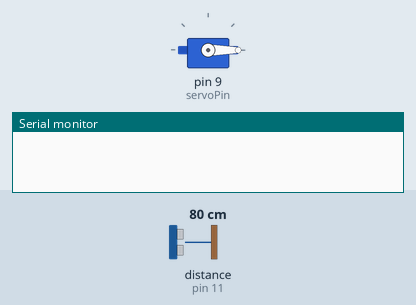
Simulated run of this sketch. Board: Arduino Uno, built with avr-gcc and run on an emulated ATmega328P. Shown: servo, the last lines printed to the serial monitor. Wiring (inferred from the names in the program): ultrasonic range finder: trigger pin 10; echo pin 11. The test bench sets the inputs (shaded band); at power-on: distance to the obstacle (sensor on pin 11) 80 cm. The echo pulse lasts 58.3 µs per cm.

Above: at 0.1 s.
At 2.2 s:
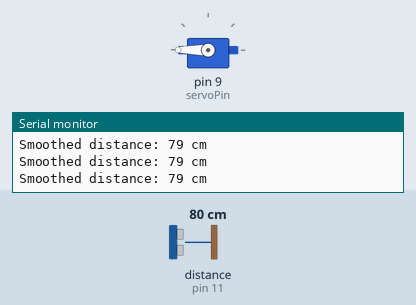
2.3 s: distance to the obstacle (sensor on pin 11) set to 2 cm
5.3 s: distance to the obstacle (sensor on pin 11) set to 35 cm
Timing chart, 0 to 8.3 s (numbered marks = the images above; inputs shaded):
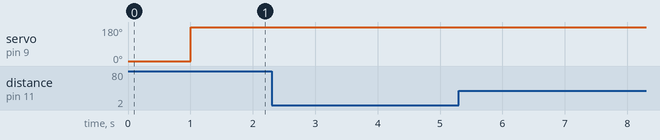

The sketch:

servo_sonar1.ino
```cpp
#include <Servo.h>

// Pin definitions
const int trigPin   = 10;
const int echoPin   = 11;
const int servoPin  = 9;

const int lowThreshold = 100;
const int highThreshold = 200;
const int clawOpen = 0;
const int clawClosed = 180;

bool isOpen;
bool isLocked;

const int windowSize = 5;
int distanceReadings[windowSize] = {0};
int currentIndex = 0;
int totalReadings = 0;

unsigned long lastStateChangeTime = 0;
const unsigned long debounceDelay = 500;

Servo myServo;

void setup() {
  Serial.begin(9600);
  myServo.attach(servoPin);

  pinMode(trigPin, OUTPUT);
  pinMode(echoPin, INPUT);

  myServo.write(clawOpen);
  delay(1000);

  isOpen = true;
  isLocked = false;
}

void loop() {
  unsigned long currentTime = millis();

  int distance = getDistance();

  if (distance > 0) {
  	addReading(distance);
  }

  int smoothedDistance = getAverage();

  Serial.print("Smoothed distance: ");
  Serial.print(smoothedDistance);
  Serial.println(" cm");

  if (!isLocked) {
    if (smoothedDistance > 0 && smoothedDistance <= lowThreshold && isOpen && currentTime - lastStateChangeTime > debounceDelay) {
      myServo.write(clawClosed);
      isOpen = false;
      lastStateChangeTime = currentTime;
      Serial.println("Claw closed");
    } else if (smoothedDistance > 0 && smoothedDistance > highThreshold && !isLocked) {
      isLocked = true;
      lastStateChangeTime = currentTime;
      Serial.println("Claw locked");
    }
  } else {
    if (smoothedDistance > 0 && smoothedDistance <= lowThreshold && !isOpen && currentTime - lastStateChangeTime > debounceDelay) {
      myServo.write(clawOpen);
      isOpen = true;
      isLocked = false;
      lastStateChangeTime = currentTime;
      Serial.println("Claw opened and unlocked");
    }
  }

  delay(100);
}


int getDistance() {
  digitalWrite(trigPin, LOW);
  delayMicroseconds(2);

  digitalWrite(trigPin, HIGH);
  delayMicroseconds(10);
  digitalWrite(trigPin, LOW);

  long duration = pulseIn(echoPin, HIGH);

  int distanceCm = duration * 0.0343 / 2;

  if (distanceCm == 0) {
    return -1;
  }

  return distanceCm;
}

void addReading(int newReading) {
  totalReadings -= distanceReadings[currentIndex];
  distanceReadings[currentIndex] = newReading;
  totalReadings += newReading;
  currentIndex = (currentIndex + 1) % windowSize;
}

int getAverage() {
	return totalReadings / windowSize;
}
```
